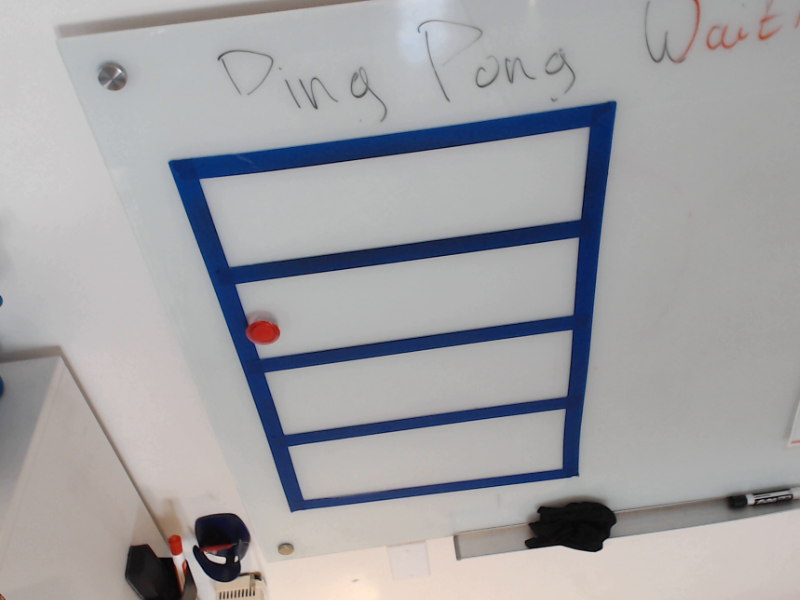
#> input picture reference/frame12.png, 800 x 600 px, found by its file name
$ jupyter execute --allow-errors exploration-1.ipynb   (shell and % lines are left out)
#> lines starting #> are read from the running program, lines starting #| are printed output that depends on the picture; after the words box and inside, x2 and y2 are one past the last pixel; in counts of white or black regions, pixels touching at a corner belong together
exploration of various detection algos to find the blue grid.   didn't work

[cell 1]
import cv2
cv2.__version__

import numpy as np
import matplotlib.pyplot as plt
img = cv2.imread("frame12.png")
#> img is the input picture: shape (600, 800, 3); mean B, G, R 164.4, 161.3, 161.9
image = img
# test plotting
def imshow(img):  plt.imshow(cv2.cvtColor(img, cv2.COLOR_BGR2RGB))
imshow(img)

[cell 2]
# harris corner detection
gray = cv2.cvtColor(img, cv2.COLOR_BGR2GRAY)
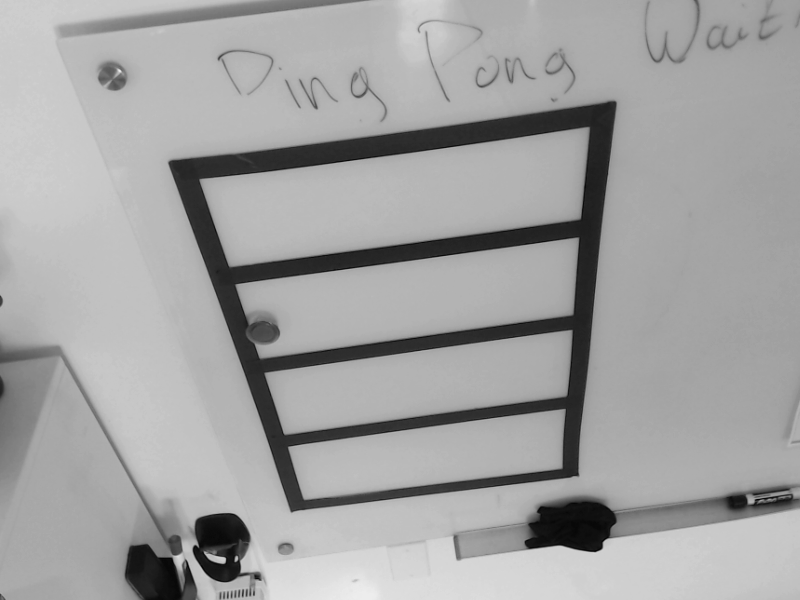
#> gray: shape (600, 800); min 0, max 237, mean 161.9
gray = np.float32(gray)
corners = cv2.cornerHarris(gray,2,3,0.04)
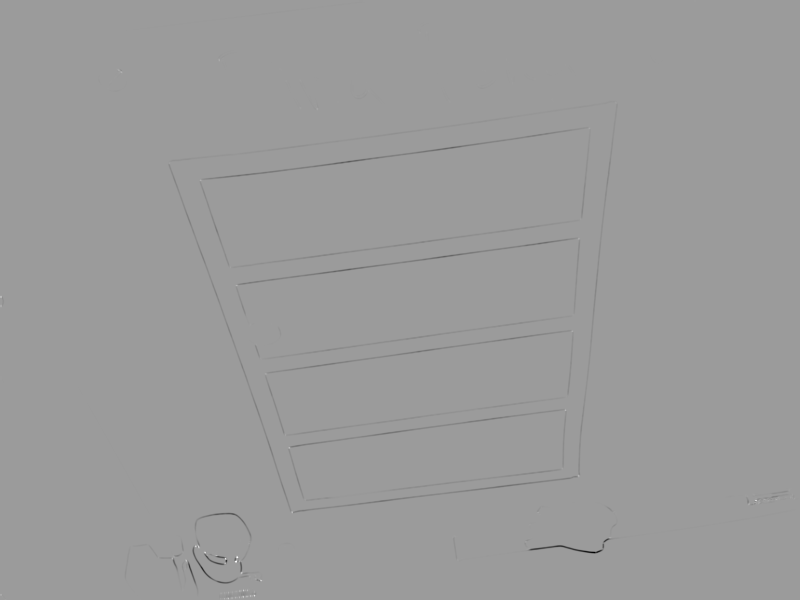
#> corners: shape (600, 800) float32; min -36433832, max 23253502, mean -84736.9; drawn with min black and max white

#result is dilated for marking the corners, not important
corners = cv2.dilate(corners, None)
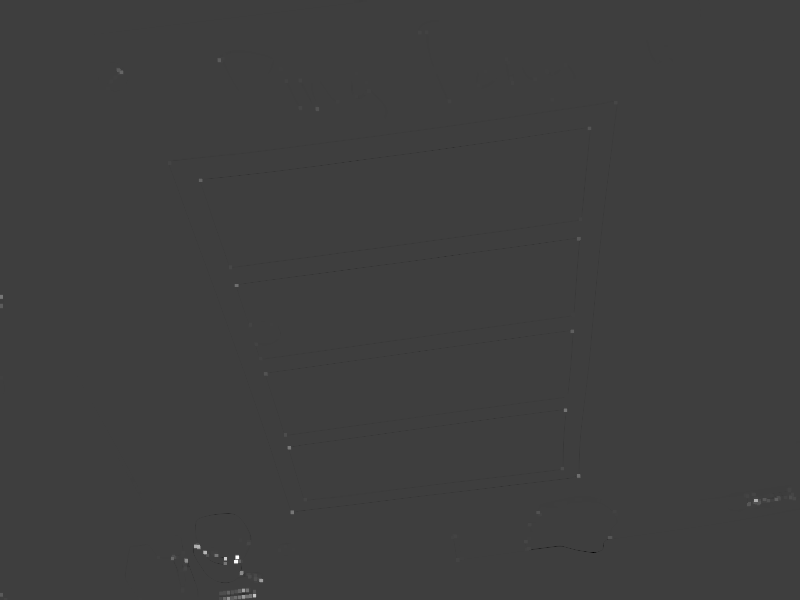
#> corners: shape (600, 800) float32; min -7482782.5, max 23253502, mean 7613.4; drawn with min black and max white
dst = img.copy()
# Threshold for an optimal value, it may vary depending on the image.
dst[corners>0.05*corners.max()]=[0,255,0]
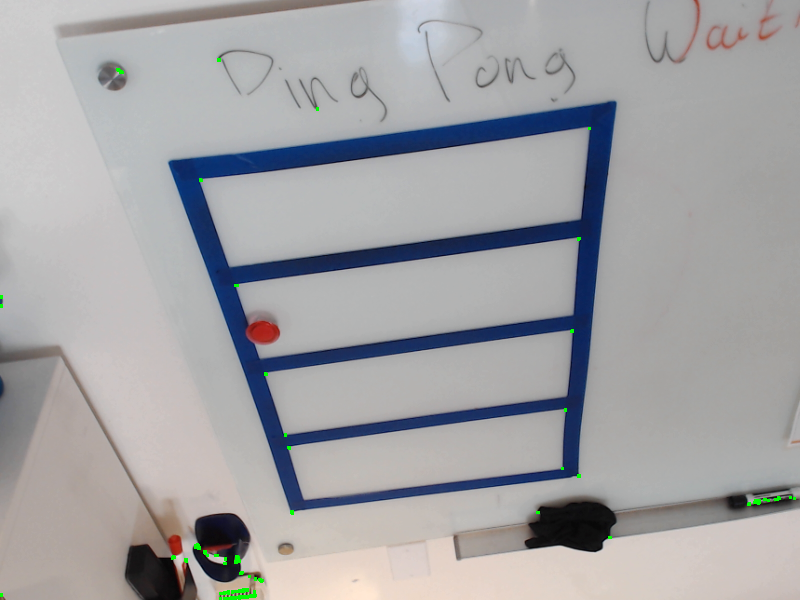
#> dst: shape (600, 800, 3); 0.19% of pixels changed, all inside (x1, y1, x2, y2) = (0, 58, 796, 600)
imshow(dst)

[cell 3]
# hough lines
gray = cv2.cvtColor(img,cv2.COLOR_BGR2GRAY)
edges = cv2.Canny(gray,20,250,apertureSize = 3)
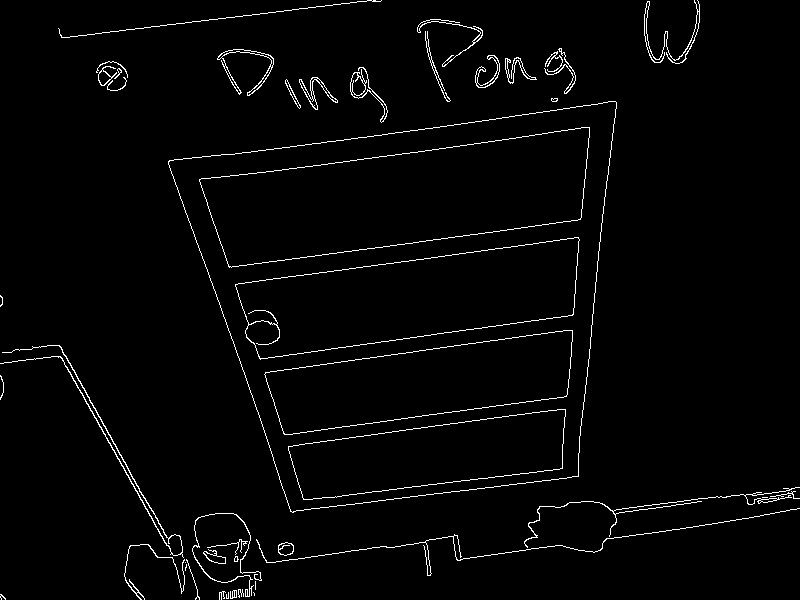
#> edges: shape (600, 800); 2.2% white in thin lines or dots
lines = cv2.HoughLinesP(gray.copy(), 1, np.pi/180, 200 , 100, 10)
#> lines = 1713 rows, first 6: [243, 599, 799, 43], [12, 0, 426, 414], [471, 373, 697, 599], [92, 599, 691, 0], [170, 599, 769, 0], [109, 599, 359, 349]
print(lines.shape)
#| (1713, 1, 4)
plt.imshow(img)

[cell 4]
# thresholding by itself
img = image
img = cv2.cvtColor(img,cv2.COLOR_BGR2GRAY)
img = cv2.medianBlur(img,5)
#> img: shape (600, 800)
th3 = cv2.adaptiveThreshold(img,255,cv2.ADAPTIVE_THRESH_GAUSSIAN_C,
            cv2.THRESH_BINARY,11,2)
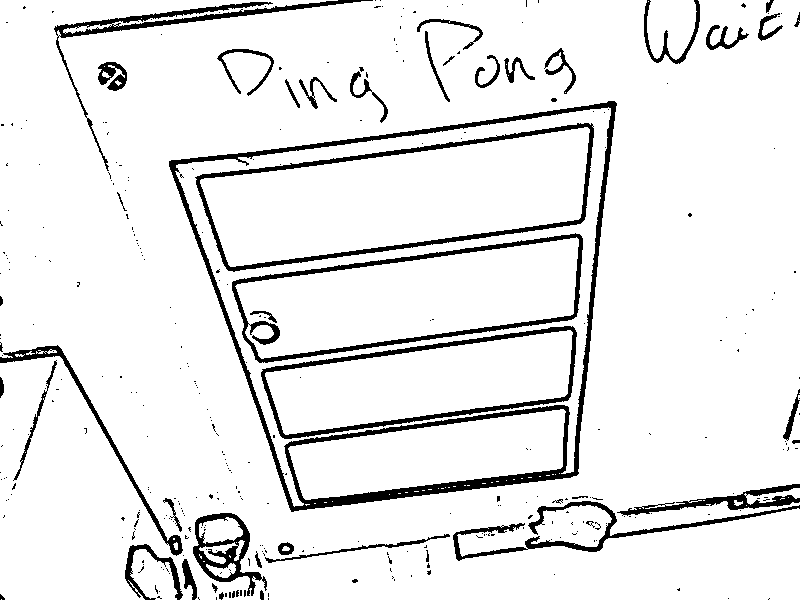
#> th3: shape (600, 800); 91.9% white; 352 black regions (306 under 20 px), largest, box (x1, y1, x2, y2) and area: (169, 101, 617, 512) 9767, (195, 123, 594, 272) 4142, (232, 233, 583, 363) 3887
plt.imshow(th3)

$ run again, with reference/frame17978.png copied over reference/frame12.png
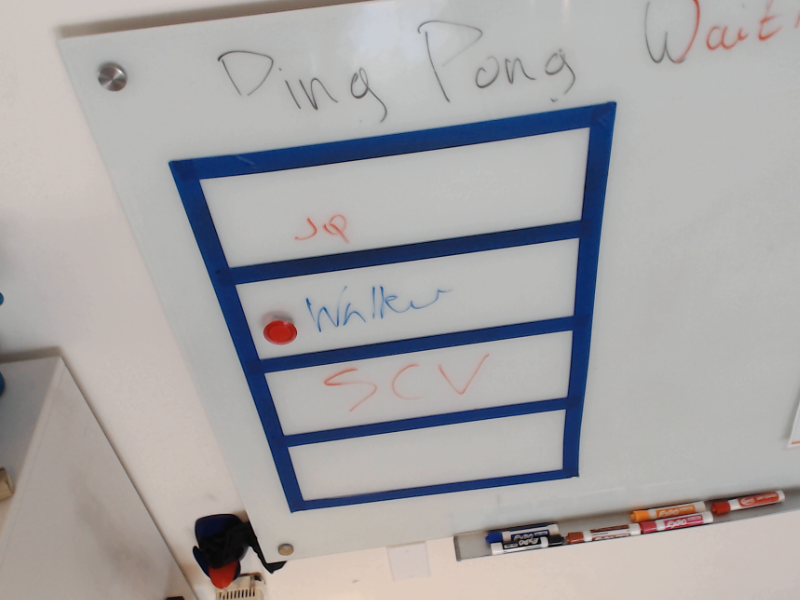
#> input picture reference/frame17978.png, 800 x 600 px, found by its file name
#> img is the input picture: shape (600, 800, 3); mean B, G, R 166.3, 164.6, 166.8
#> dst: shape (600, 800, 3); 0.3% of pixels changed, all inside (x1, y1, x2, y2) = (0, 59, 739, 600)
#> `edges = cv2.Canny(gray,20,250,apertureSize = 3)`:
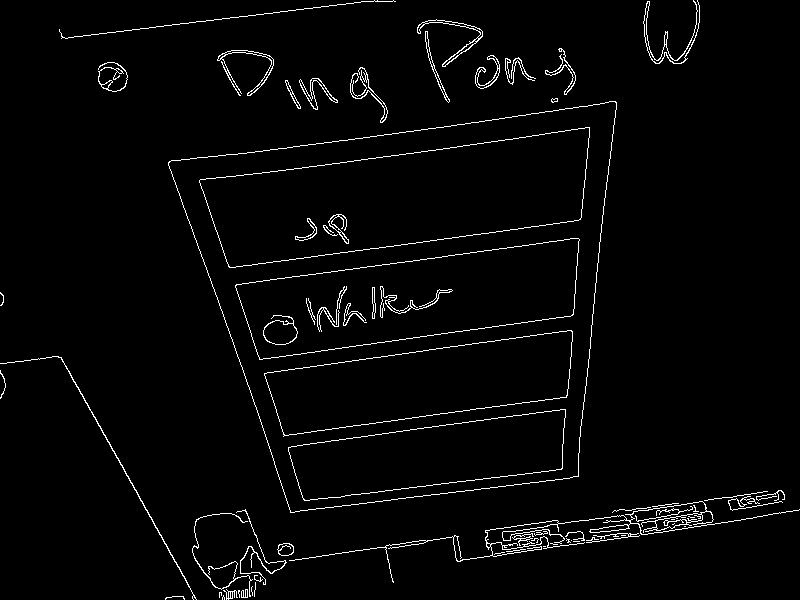
#> edges: shape (600, 800); 2.5% white in thin lines or dots
#| (4218, 1, 4)
#> img: shape (600, 800)
#> `th3 = cv2.adaptiveThreshold(img,255,cv2.ADAPTIVE_THRESH_GAUSSIAN_C, cv..`:
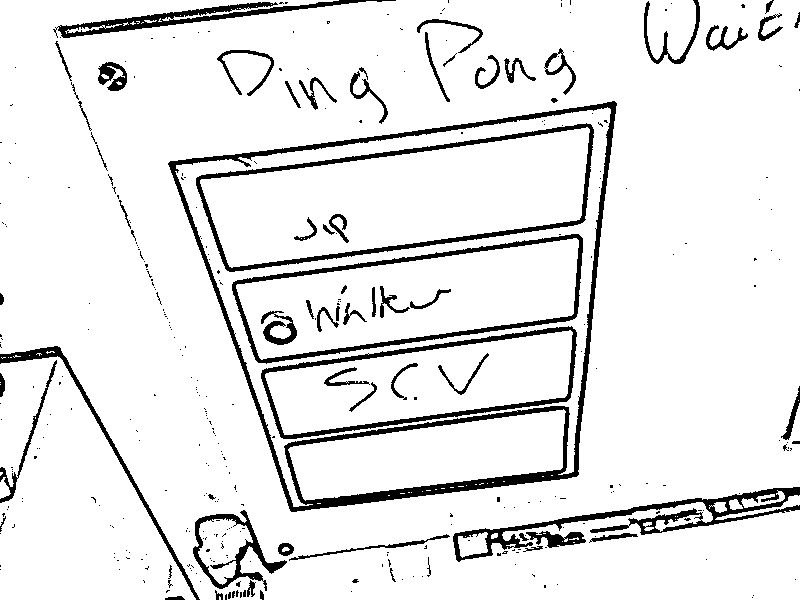
#> th3: shape (600, 800); 91.3% white; 369 black regions (302 under 20 px), largest, box (x1, y1, x2, y2) and area: (168, 101, 617, 512) 9890, (196, 123, 594, 272) 4157, (453, 487, 800, 562) 4052

$ run again, with reference/frame17982.png copied over reference/frame12.png
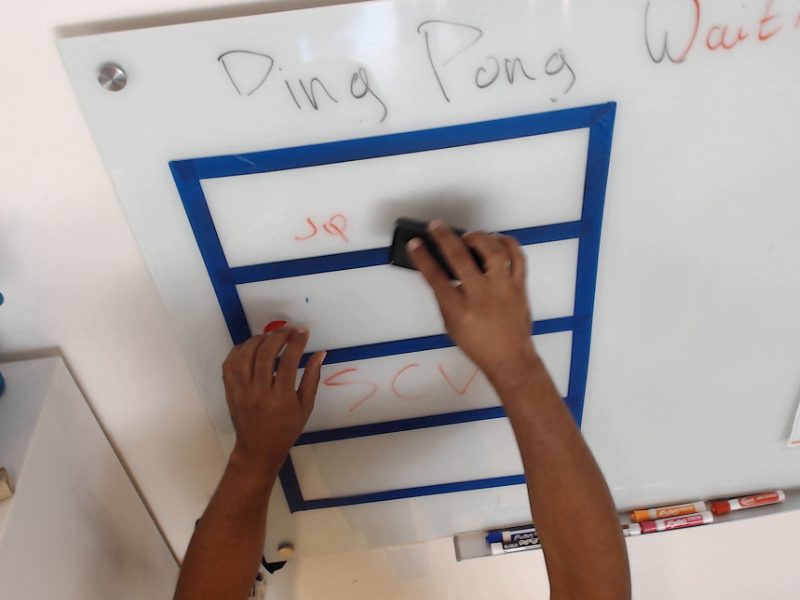
#> input picture reference/frame17982.png, 800 x 600 px, found by its file name
#> img is the input picture: shape (600, 800, 3); mean B, G, R 161.4, 163.4, 170.7
#> dst: shape (600, 800, 3); 0.22% of pixels changed, all inside (x1, y1, x2, y2) = (0, 58, 744, 598)
#> `edges = cv2.Canny(gray,20,250,apertureSize = 3)`:
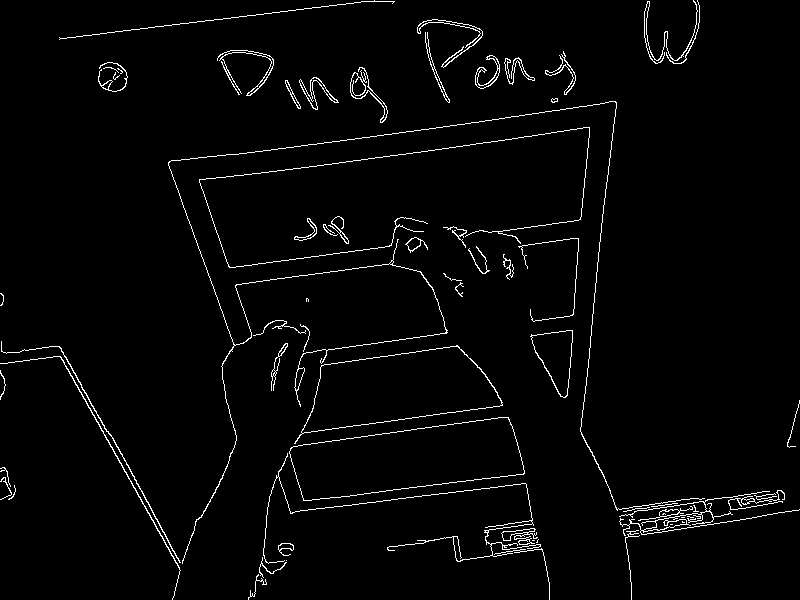
#> edges: shape (600, 800); 2.4% white in thin lines or dots
#| (4050, 1, 4)
#> img: shape (600, 800)
#> `th3 = cv2.adaptiveThreshold(img,255,cv2.ADAPTIVE_THRESH_GAUSSIAN_C, cv..`:
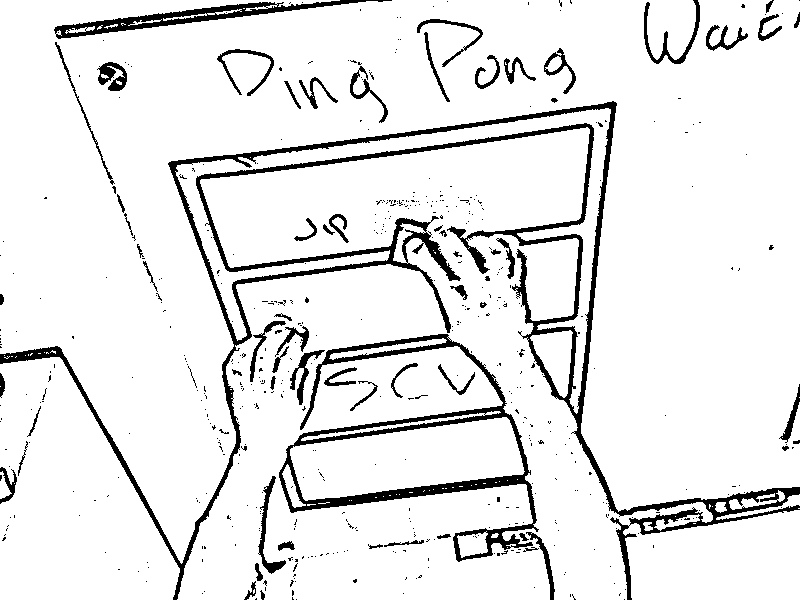
#> th3: shape (600, 800); 91.3% white; 540 black regions (473 under 20 px), largest, box (x1, y1, x2, y2) and area: (0, 101, 800, 600) 20007, (279, 334, 539, 562) 7599, (54, 0, 392, 39) 2730
